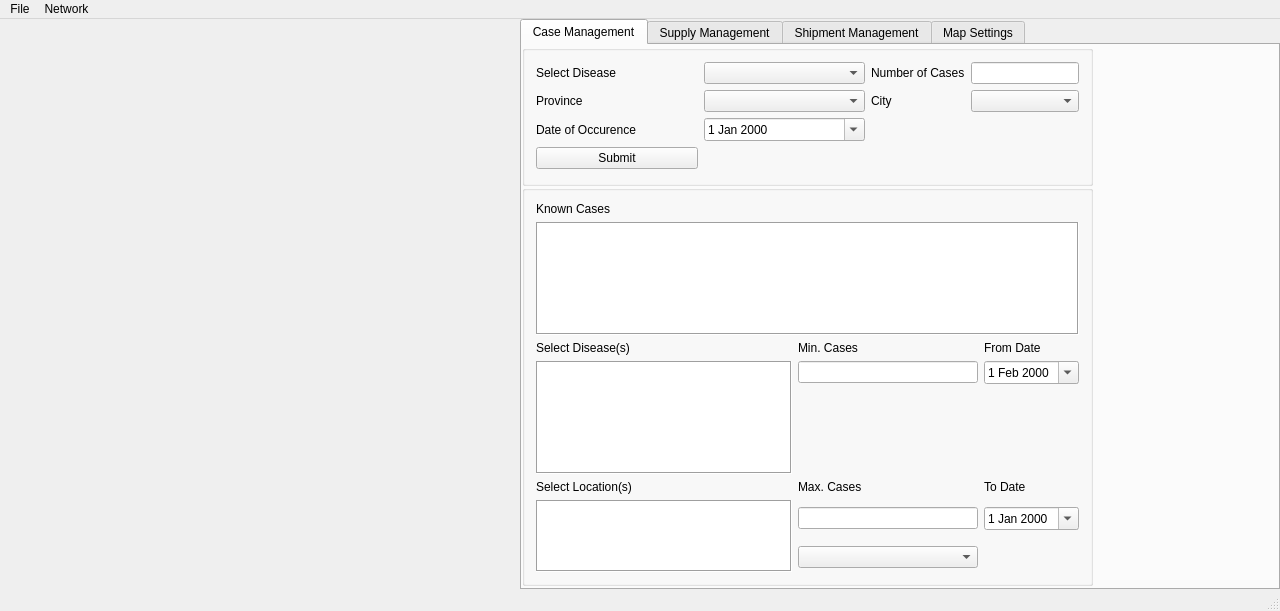
<?xml version="1.0" encoding="UTF-8"?>
<ui version="4.0">
 <class>MainWindow</class>
 <widget class="QMainWindow" name="MainWindow">
  <property name="geometry">
   <rect>
    <x>0</x>
    <y>0</y>
    <width>1280</width>
    <height>611</height>
   </rect>
  </property>
  <property name="sizePolicy">
   <sizepolicy hsizetype="Expanding" vsizetype="Expanding">
    <horstretch>0</horstretch>
    <verstretch>0</verstretch>
   </sizepolicy>
  </property>
  <property name="minimumSize">
   <size>
    <width>1280</width>
    <height>611</height>
   </size>
  </property>
  <property name="windowTitle">
   <string>MainWindow</string>
  </property>
  <widget class="QWidget" name="centralwidget">
   <widget class="Marble::MarbleWidget" name="MarbleWidget">
    <property name="geometry">
     <rect>
      <x>0</x>
      <y>0</y>
      <width>520</width>
      <height>571</height>
     </rect>
    </property>
    <property name="sizePolicy">
     <sizepolicy hsizetype="Expanding" vsizetype="Expanding">
      <horstretch>0</horstretch>
      <verstretch>0</verstretch>
     </sizepolicy>
    </property>
    <property name="toolTip">
     <string>The Earth</string>
    </property>
    <property name="whatsThis">
     <string>The Marble widget displays a virtual globe.</string>
    </property>
    <property name="mapThemeId">
     <string>earth/openstreetmap/openstreetmap.dgml</string>
    </property>
    <property name="showOverviewMap">
     <bool>true</bool>
    </property>
    <property name="showClouds">
     <bool>false</bool>
    </property>
    <property name="showAtmosphere">
     <bool>false</bool>
    </property>
    <property name="showCrosshairs">
     <bool>true</bool>
    </property>
    <property name="showPlaces">
     <bool>false</bool>
    </property>
    <property name="showCities">
     <bool>false</bool>
    </property>
    <property name="showTerrain">
     <bool>false</bool>
    </property>
    <property name="showOtherPlaces">
     <bool>false</bool>
    </property>
    <property name="showRelief">
     <bool>false</bool>
    </property>
    <property name="showElevationModel">
     <bool>false</bool>
    </property>
    <property name="showIceLayer">
     <bool>false</bool>
    </property>
    <property name="showBorders">
     <bool>false</bool>
    </property>
    <property name="showRivers">
     <bool>false</bool>
    </property>
    <property name="showLakes">
     <bool>false</bool>
    </property>
   </widget>
   <widget class="QTabWidget" name="tabWidget">
    <property name="geometry">
     <rect>
      <x>520</x>
      <y>0</y>
      <width>760</width>
      <height>571</height>
     </rect>
    </property>
    <property name="sizePolicy">
     <sizepolicy hsizetype="Expanding" vsizetype="Expanding">
      <horstretch>0</horstretch>
      <verstretch>0</verstretch>
     </sizepolicy>
    </property>
    <property name="layoutDirection">
     <enum>Qt::LeftToRight</enum>
    </property>
    <property name="tabPosition">
     <enum>QTabWidget::North</enum>
    </property>
    <property name="currentIndex">
     <number>0</number>
    </property>
    <property name="documentMode">
     <bool>false</bool>
    </property>
    <property name="tabsClosable">
     <bool>false</bool>
    </property>
    <property name="movable">
     <bool>false</bool>
    </property>
    <widget class="QWidget" name="case_tab">
     <attribute name="title">
      <string>Case Management</string>
     </attribute>
     <widget class="QGroupBox" name="formGroupBox">
      <property name="geometry">
       <rect>
        <x>0</x>
        <y>0</y>
        <width>571</width>
        <height>141</height>
       </rect>
      </property>
      <layout class="QGridLayout" name="gridLayout">
       <item row="0" column="0">
        <widget class="QLabel" name="DiseaseLabel">
         <property name="layoutDirection">
          <enum>Qt::LeftToRight</enum>
         </property>
         <property name="text">
          <string>Select Disease</string>
         </property>
        </widget>
       </item>
       <item row="0" column="1">
        <widget class="QComboBox" name="DiseaseComboBox">
         <property name="sizePolicy">
          <sizepolicy hsizetype="MinimumExpanding" vsizetype="Fixed">
           <horstretch>0</horstretch>
           <verstretch>0</verstretch>
          </sizepolicy>
         </property>
        </widget>
       </item>
       <item row="4" column="0">
        <widget class="QPushButton" name="pushButton">
         <property name="text">
          <string>Submit</string>
         </property>
        </widget>
       </item>
       <item row="0" column="2">
        <widget class="QLabel" name="QuantityLabel">
         <property name="text">
          <string>Number of Cases</string>
         </property>
        </widget>
       </item>
       <item row="0" column="3">
        <widget class="QLineEdit" name="NumberOfCasesEdit">
         <property name="sizePolicy">
          <sizepolicy hsizetype="Minimum" vsizetype="Fixed">
           <horstretch>0</horstretch>
           <verstretch>0</verstretch>
          </sizepolicy>
         </property>
        </widget>
       </item>
       <item row="1" column="1">
        <widget class="QComboBox" name="provinceBox">
         <property name="sizePolicy">
          <sizepolicy hsizetype="Preferred" vsizetype="Fixed">
           <horstretch>0</horstretch>
           <verstretch>0</verstretch>
          </sizepolicy>
         </property>
        </widget>
       </item>
       <item row="1" column="2">
        <widget class="QLabel" name="label_2">
         <property name="layoutDirection">
          <enum>Qt::LeftToRight</enum>
         </property>
         <property name="autoFillBackground">
          <bool>false</bool>
         </property>
         <property name="text">
          <string>City</string>
         </property>
        </widget>
       </item>
       <item row="2" column="0">
        <widget class="QLabel" name="DateOfOccurenceLabel">
         <property name="text">
          <string>Date of Occurence</string>
         </property>
        </widget>
       </item>
       <item row="2" column="1">
        <widget class="QDateEdit" name="dateEdit">
         <property name="calendarPopup">
          <bool>true</bool>
         </property>
        </widget>
       </item>
       <item row="1" column="3">
        <widget class="QComboBox" name="cityBox"/>
       </item>
       <item row="1" column="0">
        <widget class="QLabel" name="provinceLabel">
         <property name="sizePolicy">
          <sizepolicy hsizetype="Expanding" vsizetype="Preferred">
           <horstretch>0</horstretch>
           <verstretch>0</verstretch>
          </sizepolicy>
         </property>
         <property name="layoutDirection">
          <enum>Qt::LeftToRight</enum>
         </property>
         <property name="text">
          <string>Province</string>
         </property>
        </widget>
       </item>
      </layout>
     </widget>
     <widget class="QGroupBox" name="gridGroupBox_2">
      <property name="geometry">
       <rect>
        <x>0</x>
        <y>140</y>
        <width>571</width>
        <height>401</height>
       </rect>
      </property>
      <layout class="QGridLayout" name="gridLayout_5">
       <item row="4" column="0">
        <widget class="QLabel" name="SelectDiseaseLabel">
         <property name="text">
          <string>Select Disease(s)</string>
         </property>
        </widget>
       </item>
       <item row="5" column="2">
        <widget class="QDateEdit" name="fromDateEdit">
         <property name="calendarPopup">
          <bool>true</bool>
         </property>
         <property name="timeSpec">
          <enum>Qt::UTC</enum>
         </property>
         <property name="date">
          <date>
           <year>2000</year>
           <month>2</month>
           <day>1</day>
          </date>
         </property>
        </widget>
       </item>
       <item row="7" column="0">
        <widget class="QLabel" name="SelectLocationLabel">
         <property name="text">
          <string>Select Location(s)</string>
         </property>
        </widget>
       </item>
       <item row="4" column="2">
        <widget class="QLabel" name="fromDateLabel">
         <property name="text">
          <string>From Date</string>
         </property>
        </widget>
       </item>
       <item row="9" column="1">
        <widget class="QComboBox" name="provinceBox_2">
         <property name="sizePolicy">
          <sizepolicy hsizetype="Preferred" vsizetype="Fixed">
           <horstretch>0</horstretch>
           <verstretch>0</verstretch>
          </sizepolicy>
         </property>
        </widget>
       </item>
       <item row="5" column="1">
        <widget class="QLineEdit" name="MinCaseEdit"/>
       </item>
       <item row="0" column="0">
        <widget class="QLabel" name="KnownCasesLabel">
         <property name="text">
          <string>Known Cases</string>
         </property>
        </widget>
       </item>
       <item row="4" column="1">
        <widget class="QLabel" name="selectMinimumDiseaseLabel">
         <property name="text">
          <string>Min. Cases</string>
         </property>
        </widget>
       </item>
       <item row="8" column="1">
        <widget class="QLineEdit" name="MaxCaseEdit"/>
       </item>
       <item row="7" column="1">
        <widget class="QLabel" name="selectMinimumDiseaseLabel_2">
         <property name="text">
          <string>Max. Cases</string>
         </property>
        </widget>
       </item>
       <item row="8" column="2">
        <widget class="QDateEdit" name="ToDateEdit">
         <property name="calendarPopup">
          <bool>true</bool>
         </property>
        </widget>
       </item>
       <item row="7" column="2">
        <widget class="QLabel" name="ToDateLabel">
         <property name="text">
          <string>To Date</string>
         </property>
        </widget>
       </item>
       <item row="1" column="0" colspan="3">
        <widget class="QTableWidget" name="caseTableWidget">
         <property name="toolTip">
          <string>Double Click To Edit Selection</string>
         </property>
         <property name="frameShape">
          <enum>QFrame::Box</enum>
         </property>
        </widget>
       </item>
       <item row="8" column="0" rowspan="2">
        <widget class="QListWidget" name="locationListWidget">
         <property name="frameShape">
          <enum>QFrame::Box</enum>
         </property>
         <property name="selectionMode">
          <enum>QAbstractItemView::MultiSelection</enum>
         </property>
         <property name="resizeMode">
          <enum>QListView::Adjust</enum>
         </property>
        </widget>
       </item>
       <item row="5" column="0" rowspan="2">
        <widget class="QListWidget" name="diseaseListWidget">
         <property name="frameShape">
          <enum>QFrame::Box</enum>
         </property>
         <property name="selectionMode">
          <enum>QAbstractItemView::MultiSelection</enum>
         </property>
         <property name="resizeMode">
          <enum>QListView::Adjust</enum>
         </property>
         <property name="layoutMode">
          <enum>QListView::SinglePass</enum>
         </property>
        </widget>
       </item>
      </layout>
     </widget>
    </widget>
    <widget class="QWidget" name="Supplies_Tab">
     <attribute name="title">
      <string>Supply Management</string>
     </attribute>
     <widget class="QGroupBox" name="horizontalGroupBox">
      <property name="geometry">
       <rect>
        <x>0</x>
        <y>230</y>
        <width>571</width>
        <height>311</height>
       </rect>
      </property>
      <layout class="QHBoxLayout" name="horizontalLayout_3">
       <item>
        <layout class="QVBoxLayout" name="verticalLayout_2">
         <property name="topMargin">
          <number>0</number>
         </property>
         <property name="bottomMargin">
          <number>5</number>
         </property>
         <item>
          <widget class="QLabel" name="SelectSupplyLabel">
           <property name="text">
            <string>Select Supply</string>
           </property>
          </widget>
         </item>
         <item>
          <widget class="QListWidget" name="selectSupplyField">
           <property name="sizePolicy">
            <sizepolicy hsizetype="Preferred" vsizetype="Preferred">
             <horstretch>0</horstretch>
             <verstretch>0</verstretch>
            </sizepolicy>
           </property>
           <property name="frameShape">
            <enum>QFrame::Box</enum>
           </property>
           <property name="selectionMode">
            <enum>QAbstractItemView::MultiSelection</enum>
           </property>
          </widget>
         </item>
         <item>
          <widget class="QLabel" name="SelectLocationLabel_3">
           <property name="text">
            <string>Select Location</string>
           </property>
          </widget>
         </item>
         <item>
          <widget class="QListWidget" name="selectLocationField">
           <property name="sizePolicy">
            <sizepolicy hsizetype="Preferred" vsizetype="Preferred">
             <horstretch>0</horstretch>
             <verstretch>0</verstretch>
            </sizepolicy>
           </property>
           <property name="frameShape">
            <enum>QFrame::Box</enum>
           </property>
           <property name="selectionMode">
            <enum>QAbstractItemView::MultiSelection</enum>
           </property>
          </widget>
         </item>
         <item>
          <layout class="QVBoxLayout" name="verticalLayout_4">
           <property name="spacing">
            <number>17</number>
           </property>
           <property name="sizeConstraint">
            <enum>QLayout::SetNoConstraint</enum>
           </property>
           <item>
            <widget class="QLabel" name="DiseaseLabel_2">
             <property name="sizePolicy">
              <sizepolicy hsizetype="Expanding" vsizetype="Preferred">
               <horstretch>0</horstretch>
               <verstretch>0</verstretch>
              </sizepolicy>
             </property>
             <property name="text">
              <string>Select Supplytype</string>
             </property>
            </widget>
           </item>
           <item>
            <widget class="QLabel" name="QuantityLabel_2">
             <property name="text">
              <string>Number of Supplies</string>
             </property>
            </widget>
           </item>
           <item>
            <widget class="QLabel" name="LocationLabel_2">
             <property name="text">
              <string>Location</string>
             </property>
            </widget>
           </item>
          </layout>
         </item>
         <item>
          <widget class="QPushButton" name="SubmitSupplyButton">
           <property name="text">
            <string>Submit</string>
           </property>
           <property name="flat">
            <bool>false</bool>
           </property>
          </widget>
         </item>
        </layout>
       </item>
       <item>
        <layout class="QVBoxLayout" name="verticalLayout">
         <property name="topMargin">
          <number>0</number>
         </property>
         <property name="bottomMargin">
          <number>0</number>
         </property>
         <item>
          <widget class="QLabel" name="MinSupplyLabel">
           <property name="text">
            <string>Min. Supplies</string>
           </property>
          </widget>
         </item>
         <item>
          <widget class="QLineEdit" name="minSupplyField">
           <property name="sizePolicy">
            <sizepolicy hsizetype="Fixed" vsizetype="Fixed">
             <horstretch>0</horstretch>
             <verstretch>0</verstretch>
            </sizepolicy>
           </property>
          </widget>
         </item>
         <item>
          <widget class="QLabel" name="MaxSupplyLabel">
           <property name="text">
            <string>Max. Supplies</string>
           </property>
          </widget>
         </item>
         <item>
          <widget class="QLineEdit" name="maxSupplyField">
           <property name="sizePolicy">
            <sizepolicy hsizetype="Fixed" vsizetype="Fixed">
             <horstretch>0</horstretch>
             <verstretch>0</verstretch>
            </sizepolicy>
           </property>
          </widget>
         </item>
         <item>
          <widget class="QComboBox" name="provinceComboBox_3">
           <property name="sizePolicy">
            <sizepolicy hsizetype="Expanding" vsizetype="Fixed">
             <horstretch>0</horstretch>
             <verstretch>0</verstretch>
            </sizepolicy>
           </property>
          </widget>
         </item>
         <item>
          <layout class="QVBoxLayout" name="verticalLayout_3" stretch="0,0,0">
           <property name="topMargin">
            <number>0</number>
           </property>
           <property name="bottomMargin">
            <number>0</number>
           </property>
           <item>
            <widget class="QComboBox" name="SupplyComboBox">
             <property name="sizePolicy">
              <sizepolicy hsizetype="Expanding" vsizetype="Fixed">
               <horstretch>0</horstretch>
               <verstretch>0</verstretch>
              </sizepolicy>
             </property>
             <property name="sizeIncrement">
              <size>
               <width>0</width>
               <height>0</height>
              </size>
             </property>
             <property name="baseSize">
              <size>
               <width>80</width>
               <height>0</height>
              </size>
             </property>
            </widget>
           </item>
           <item>
            <widget class="QLineEdit" name="NumberOfCasesEdit_2">
             <property name="sizePolicy">
              <sizepolicy hsizetype="Preferred" vsizetype="Fixed">
               <horstretch>0</horstretch>
               <verstretch>0</verstretch>
              </sizepolicy>
             </property>
            </widget>
           </item>
           <item>
            <widget class="QLineEdit" name="LocationEdit_2">
             <property name="enabled">
              <bool>true</bool>
             </property>
             <property name="sizePolicy">
              <sizepolicy hsizetype="Preferred" vsizetype="Fixed">
               <horstretch>0</horstretch>
               <verstretch>0</verstretch>
              </sizepolicy>
             </property>
            </widget>
           </item>
          </layout>
         </item>
        </layout>
       </item>
      </layout>
     </widget>
     <widget class="QGroupBox" name="verticalGroupBox_5">
      <property name="geometry">
       <rect>
        <x>0</x>
        <y>0</y>
        <width>571</width>
        <height>231</height>
       </rect>
      </property>
      <layout class="QVBoxLayout" name="verticalLayout_5">
       <item>
        <widget class="QLabel" name="KnownSupplyLabel">
         <property name="text">
          <string>Known Supplies</string>
         </property>
        </widget>
       </item>
       <item>
        <widget class="QTableWidget" name="knownSuppliesTable">
         <property name="toolTip">
          <string>Double Click To Edit Selection</string>
         </property>
         <property name="frameShape">
          <enum>QFrame::Box</enum>
         </property>
         <property name="frameShadow">
          <enum>QFrame::Sunken</enum>
         </property>
         <property name="editTriggers">
          <set>QAbstractItemView::DoubleClicked</set>
         </property>
         <property name="selectionMode">
          <enum>QAbstractItemView::SingleSelection</enum>
         </property>
        </widget>
       </item>
      </layout>
     </widget>
    </widget>
    <widget class="QWidget" name="ShipmentTab">
     <property name="enabled">
      <bool>true</bool>
     </property>
     <attribute name="title">
      <string>Shipment Management</string>
     </attribute>
     <widget class="QGroupBox" name="verticalGroupBox">
      <property name="geometry">
       <rect>
        <x>0</x>
        <y>0</y>
        <width>571</width>
        <height>241</height>
       </rect>
      </property>
      <layout class="QVBoxLayout" name="verticalLayout_6">
       <item>
        <widget class="QLabel" name="shipmentSupplyLabel">
         <property name="text">
          <string>Existing Shipments</string>
         </property>
        </widget>
       </item>
       <item>
        <widget class="QListWidget" name="shipmentExistingShipments"/>
       </item>
       <item>
        <layout class="QHBoxLayout" name="horizontalLayout_4">
         <item>
          <widget class="QLabel" name="shipmentToRegionLabel">
           <property name="text">
            <string>To Region:</string>
           </property>
          </widget>
         </item>
         <item>
          <widget class="QComboBox" name="shipmentComboBoxRegion"/>
         </item>
         <item>
          <widget class="QLabel" name="label_4">
           <property name="text">
            <string>From Region:</string>
           </property>
          </widget>
         </item>
         <item>
          <widget class="QComboBox" name="shipmentComboBoxCity"/>
         </item>
         <item>
          <widget class="QLabel" name="label_5">
           <property name="text">
            <string>Status:</string>
           </property>
          </widget>
         </item>
         <item>
          <widget class="QComboBox" name="shipmentStatusComboBox"/>
         </item>
        </layout>
       </item>
      </layout>
     </widget>
     <widget class="QGroupBox" name="verticalGroupBox">
      <property name="geometry">
       <rect>
        <x>0</x>
        <y>240</y>
        <width>571</width>
        <height>301</height>
       </rect>
      </property>
      <layout class="QVBoxLayout" name="verticalLayout_7">
       <item>
        <widget class="QLabel" name="shipmentSupplyTypeLabel">
         <property name="text">
          <string>SupplyType</string>
         </property>
        </widget>
       </item>
       <item>
        <widget class="QListWidget" name="shipmentSupplyTypeWidget"/>
       </item>
       <item>
        <layout class="QHBoxLayout" name="horizontalLayout_5">
         <item>
          <widget class="QLabel" name="shipmentToRegionLabel_2">
           <property name="text">
            <string>To Region:</string>
           </property>
          </widget>
         </item>
         <item>
          <widget class="QComboBox" name="shipmentComboBoxRegion_2"/>
         </item>
         <item>
          <widget class="QLabel" name="shipmentFromRegionLabel_2">
           <property name="text">
            <string>From Region:</string>
           </property>
          </widget>
         </item>
         <item>
          <widget class="QComboBox" name="shipmentComboBoxCity_2"/>
         </item>
        </layout>
       </item>
       <item>
        <layout class="QHBoxLayout" name="horizontalLayout_6">
         <item>
          <widget class="QLabel" name="shipmentShipLabel">
           <property name="contextMenuPolicy">
            <enum>Qt::DefaultContextMenu</enum>
           </property>
           <property name="text">
            <string>Amount to ship</string>
           </property>
           <property name="alignment">
            <set>Qt::AlignLeading|Qt::AlignLeft|Qt::AlignVCenter</set>
           </property>
           <property name="openExternalLinks">
            <bool>false</bool>
           </property>
          </widget>
         </item>
         <item>
          <widget class="QLineEdit" name="lineEdit">
           <property name="sizePolicy">
            <sizepolicy hsizetype="Minimum" vsizetype="Fixed">
             <horstretch>0</horstretch>
             <verstretch>0</verstretch>
            </sizepolicy>
           </property>
          </widget>
         </item>
         <item>
          <widget class="QDateEdit" name="dateEdit_2">
           <property name="calendarPopup">
            <bool>true</bool>
           </property>
          </widget>
         </item>
         <item>
          <widget class="QPushButton" name="submitShipmentButton">
           <property name="text">
            <string>Submit</string>
           </property>
          </widget>
         </item>
        </layout>
       </item>
      </layout>
     </widget>
    </widget>
    <widget class="QWidget" name="MapSettingsTab">
     <attribute name="title">
      <string>Map Settings</string>
     </attribute>
     <widget class="QGroupBox" name="gridGroupBox">
      <property name="geometry">
       <rect>
        <x>0</x>
        <y>0</y>
        <width>760</width>
        <height>341</height>
       </rect>
      </property>
      <layout class="QGridLayout" name="gridLayout_2">
       <item row="2" column="0">
        <widget class="QLabel" name="KnownCasesLabel_2">
         <property name="text">
          <string>Known Cases</string>
         </property>
        </widget>
       </item>
       <item row="4" column="0">
        <layout class="QHBoxLayout" name="horizontalLayout_2">
         <item>
          <widget class="QLabel" name="label_3">
           <property name="text">
            <string>Select Province</string>
           </property>
          </widget>
         </item>
         <item>
          <widget class="QComboBox" name="provinceComboBox_2"/>
         </item>
        </layout>
       </item>
       <item row="0" column="0">
        <widget class="QLabel" name="KnownSupplyLabel_2">
         <property name="text">
          <string>Known Supplies</string>
         </property>
        </widget>
       </item>
       <item row="4" column="1">
        <layout class="QHBoxLayout" name="horizontalLayout">
         <item>
          <widget class="QLabel" name="label">
           <property name="text">
            <string>Select Region</string>
           </property>
          </widget>
         </item>
         <item>
          <widget class="QComboBox" name="regionComboBox"/>
         </item>
        </layout>
       </item>
       <item row="1" column="0" colspan="2">
        <widget class="QListWidget" name="supplyListWidget">
         <property name="frameShape">
          <enum>QFrame::Box</enum>
         </property>
         <property name="selectionMode">
          <enum>QAbstractItemView::MultiSelection</enum>
         </property>
        </widget>
       </item>
       <item row="3" column="0" colspan="2">
        <widget class="QListWidget" name="caseListWidget_2">
         <property name="toolTip">
          <string>Double Click To Edit Selection</string>
         </property>
         <property name="frameShape">
          <enum>QFrame::Box</enum>
         </property>
         <property name="selectionMode">
          <enum>QAbstractItemView::MultiSelection</enum>
         </property>
        </widget>
       </item>
      </layout>
     </widget>
    </widget>
   </widget>
   <widget class="Marble::MarbleNavigator" name="MarbleNavigator">
    <property name="geometry">
     <rect>
      <x>-40</x>
      <y>0</y>
      <width>181</width>
      <height>231</height>
     </rect>
    </property>
    <property name="toolTip">
     <string>Navigation Control</string>
    </property>
    <property name="whatsThis">
     <string>Use this control to navigate.</string>
    </property>
   </widget>
  </widget>
  <widget class="QMenuBar" name="menubar">
   <property name="geometry">
    <rect>
     <x>0</x>
     <y>0</y>
     <width>1280</width>
     <height>21</height>
    </rect>
   </property>
   <widget class="QMenu" name="menuFile">
    <property name="title">
     <string>File</string>
    </property>
    <addaction name="actionFile"/>
    <addaction name="separator"/>
    <addaction name="actionExit"/>
   </widget>
   <widget class="QMenu" name="menuNetwork">
    <property name="title">
     <string>Network</string>
    </property>
    <addaction name="actionConnect"/>
    <addaction name="actionDisconnect"/>
   </widget>
   <addaction name="menuFile"/>
   <addaction name="menuNetwork"/>
  </widget>
  <widget class="QStatusBar" name="statusbar"/>
  <action name="actionFile">
   <property name="text">
    <string>File</string>
   </property>
  </action>
  <action name="actionExit">
   <property name="text">
    <string>Exit</string>
   </property>
  </action>
  <action name="actionConnect">
   <property name="text">
    <string>Login</string>
   </property>
  </action>
  <action name="actionDisconnect">
   <property name="enabled">
    <bool>true</bool>
   </property>
   <property name="text">
    <string>Logout</string>
   </property>
   <property name="toolTip">
    <string>Disconnect from the server</string>
   </property>
  </action>
 </widget>
 <layoutdefault spacing="6" margin="11"/>
 <customwidgets>
  <customwidget>
   <class>Marble::MarbleNavigator</class>
   <extends>QWidget</extends>
   <header>MarbleNavigator.h</header>
  </customwidget>
  <customwidget>
   <class>Marble::MarbleWidget</class>
   <extends>QWidget</extends>
   <header>MarbleWidget.h</header>
  </customwidget>
 </customwidgets>
 <resources/>
 <connections>
  <connection>
   <sender>actionExit</sender>
   <signal>activated()</signal>
   <receiver>MainWindow</receiver>
   <slot>close()</slot>
   <hints>
    <hint type="sourcelabel">
     <x>-1</x>
     <y>-1</y>
    </hint>
    <hint type="destinationlabel">
     <x>499</x>
     <y>307</y>
    </hint>
   </hints>
  </connection>
  <connection>
   <sender>MarbleNavigator</sender>
   <signal>zoomIn()</signal>
   <receiver>MarbleWidget</receiver>
   <slot>zoomIn()</slot>
   <hints>
    <hint type="sourcelabel">
     <x>49</x>
     <y>153</y>
    </hint>
    <hint type="destinationlabel">
     <x>259</x>
     <y>306</y>
    </hint>
   </hints>
  </connection>
  <connection>
   <sender>MarbleNavigator</sender>
   <signal>zoomOut()</signal>
   <receiver>MarbleWidget</receiver>
   <slot>zoomOut()</slot>
   <hints>
    <hint type="sourcelabel">
     <x>49</x>
     <y>153</y>
    </hint>
    <hint type="destinationlabel">
     <x>259</x>
     <y>306</y>
    </hint>
   </hints>
  </connection>
  <connection>
   <sender>MarbleNavigator</sender>
   <signal>zoomIn()</signal>
   <receiver>MarbleWidget</receiver>
   <slot>update()</slot>
   <hints>
    <hint type="sourcelabel">
     <x>140</x>
     <y>251</y>
    </hint>
    <hint type="destinationlabel">
     <x>259</x>
     <y>306</y>
    </hint>
   </hints>
  </connection>
  <connection>
   <sender>MarbleNavigator</sender>
   <signal>zoomOut()</signal>
   <receiver>MarbleWidget</receiver>
   <slot>update()</slot>
   <hints>
    <hint type="sourcelabel">
     <x>140</x>
     <y>251</y>
    </hint>
    <hint type="destinationlabel">
     <x>259</x>
     <y>306</y>
    </hint>
   </hints>
  </connection>
  <connection>
   <sender>MarbleNavigator</sender>
   <signal>moveLeft()</signal>
   <receiver>MarbleWidget</receiver>
   <slot>moveLeft()</slot>
   <hints>
    <hint type="sourcelabel">
     <x>50</x>
     <y>136</y>
    </hint>
    <hint type="destinationlabel">
     <x>259</x>
     <y>306</y>
    </hint>
   </hints>
  </connection>
  <connection>
   <sender>MarbleNavigator</sender>
   <signal>moveRight()</signal>
   <receiver>MarbleWidget</receiver>
   <slot>moveRight()</slot>
   <hints>
    <hint type="sourcelabel">
     <x>50</x>
     <y>136</y>
    </hint>
    <hint type="destinationlabel">
     <x>259</x>
     <y>306</y>
    </hint>
   </hints>
  </connection>
  <connection>
   <sender>MarbleNavigator</sender>
   <signal>moveDown()</signal>
   <receiver>MarbleWidget</receiver>
   <slot>moveDown()</slot>
   <hints>
    <hint type="sourcelabel">
     <x>50</x>
     <y>136</y>
    </hint>
    <hint type="destinationlabel">
     <x>259</x>
     <y>306</y>
    </hint>
   </hints>
  </connection>
  <connection>
   <sender>MarbleNavigator</sender>
   <signal>moveUp()</signal>
   <receiver>MarbleWidget</receiver>
   <slot>moveUp()</slot>
   <hints>
    <hint type="sourcelabel">
     <x>50</x>
     <y>136</y>
    </hint>
    <hint type="destinationlabel">
     <x>259</x>
     <y>306</y>
    </hint>
   </hints>
  </connection>
  <connection>
   <sender>MarbleNavigator</sender>
   <signal>moveDown()</signal>
   <receiver>MarbleWidget</receiver>
   <slot>update()</slot>
   <hints>
    <hint type="sourcelabel">
     <x>50</x>
     <y>136</y>
    </hint>
    <hint type="destinationlabel">
     <x>259</x>
     <y>306</y>
    </hint>
   </hints>
  </connection>
  <connection>
   <sender>MarbleNavigator</sender>
   <signal>moveLeft()</signal>
   <receiver>MarbleWidget</receiver>
   <slot>update()</slot>
   <hints>
    <hint type="sourcelabel">
     <x>50</x>
     <y>136</y>
    </hint>
    <hint type="destinationlabel">
     <x>259</x>
     <y>306</y>
    </hint>
   </hints>
  </connection>
  <connection>
   <sender>MarbleNavigator</sender>
   <signal>moveRight()</signal>
   <receiver>MarbleWidget</receiver>
   <slot>update()</slot>
   <hints>
    <hint type="sourcelabel">
     <x>50</x>
     <y>136</y>
    </hint>
    <hint type="destinationlabel">
     <x>259</x>
     <y>306</y>
    </hint>
   </hints>
  </connection>
  <connection>
   <sender>MarbleNavigator</sender>
   <signal>moveUp()</signal>
   <receiver>MarbleWidget</receiver>
   <slot>update()</slot>
   <hints>
    <hint type="sourcelabel">
     <x>50</x>
     <y>136</y>
    </hint>
    <hint type="destinationlabel">
     <x>259</x>
     <y>306</y>
    </hint>
   </hints>
  </connection>
  <connection>
   <sender>MarbleNavigator</sender>
   <signal>goHome()</signal>
   <receiver>MarbleWidget</receiver>
   <slot>goHome()</slot>
   <hints>
    <hint type="sourcelabel">
     <x>50</x>
     <y>136</y>
    </hint>
    <hint type="destinationlabel">
     <x>259</x>
     <y>306</y>
    </hint>
   </hints>
  </connection>
  <connection>
   <sender>MarbleNavigator</sender>
   <signal>goHome()</signal>
   <receiver>MarbleWidget</receiver>
   <slot>update()</slot>
   <hints>
    <hint type="sourcelabel">
     <x>50</x>
     <y>136</y>
    </hint>
    <hint type="destinationlabel">
     <x>259</x>
     <y>306</y>
    </hint>
   </hints>
  </connection>
  <connection>
   <sender>MarbleNavigator</sender>
   <signal>zoomChanged(int)</signal>
   <receiver>MarbleWidget</receiver>
   <slot>zoomView(int)</slot>
   <hints>
    <hint type="sourcelabel">
     <x>50</x>
     <y>136</y>
    </hint>
    <hint type="destinationlabel">
     <x>259</x>
     <y>306</y>
    </hint>
   </hints>
  </connection>
  <connection>
   <sender>MarbleNavigator</sender>
   <signal>zoomChanged(int)</signal>
   <receiver>MarbleWidget</receiver>
   <slot>update()</slot>
   <hints>
    <hint type="sourcelabel">
     <x>50</x>
     <y>136</y>
    </hint>
    <hint type="destinationlabel">
     <x>259</x>
     <y>306</y>
    </hint>
   </hints>
  </connection>
  <connection>
   <sender>MarbleWidget</sender>
   <signal>zoomChanged(int)</signal>
   <receiver>MarbleNavigator</receiver>
   <slot>changeZoom(int)</slot>
   <hints>
    <hint type="sourcelabel">
     <x>259</x>
     <y>306</y>
    </hint>
    <hint type="destinationlabel">
     <x>50</x>
     <y>136</y>
    </hint>
   </hints>
  </connection>
  <connection>
   <sender>provinceBox_2</sender>
   <signal>currentIndexChanged(QString)</signal>
   <receiver>MainWindow</receiver>
   <slot>getCitiesFromProvinceListView(QString)</slot>
   <hints>
    <hint type="sourcelabel">
     <x>853</x>
     <y>561</y>
    </hint>
    <hint type="destinationlabel">
     <x>514</x>
     <y>305</y>
    </hint>
   </hints>
  </connection>
  <connection>
   <sender>provinceBox</sender>
   <signal>currentIndexChanged(QString)</signal>
   <receiver>MainWindow</receiver>
   <slot>getCitiesFromProvince(QString)</slot>
   <hints>
    <hint type="sourcelabel">
     <x>722</x>
     <y>121</y>
    </hint>
    <hint type="destinationlabel">
     <x>514</x>
     <y>305</y>
    </hint>
   </hints>
  </connection>
  <connection>
   <sender>provinceComboBox_3</sender>
   <signal>currentIndexChanged(QString)</signal>
   <receiver>MainWindow</receiver>
   <slot>getCitiesFromSupplyTab(QString)</slot>
   <hints>
    <hint type="sourcelabel">
     <x>940</x>
     <y>374</y>
    </hint>
    <hint type="destinationlabel">
     <x>514</x>
     <y>305</y>
    </hint>
   </hints>
  </connection>
  <connection>
   <sender>MainWindow</sender>
   <signal>iconSizeChanged(QSize)</signal>
   <receiver>tabWidget</receiver>
   <slot>update()</slot>
   <hints>
    <hint type="sourcelabel">
     <x>499</x>
     <y>307</y>
    </hint>
    <hint type="destinationlabel">
     <x>760</x>
     <y>306</y>
    </hint>
   </hints>
  </connection>
  <connection>
   <sender>diseaseListWidget</sender>
   <signal>itemSelectionChanged()</signal>
   <receiver>MainWindow</receiver>
   <slot>CreateAndUpdateTable()</slot>
   <hints>
    <hint type="sourcelabel">
     <x>660</x>
     <y>461</y>
    </hint>
    <hint type="destinationlabel">
     <x>554</x>
     <y>305</y>
    </hint>
   </hints>
  </connection>
  <connection>
   <sender>locationListWidget</sender>
   <signal>itemSelectionChanged()</signal>
   <receiver>MainWindow</receiver>
   <slot>CreateAndUpdateTable()</slot>
   <hints>
    <hint type="sourcelabel">
     <x>660</x>
     <y>547</y>
    </hint>
    <hint type="destinationlabel">
     <x>554</x>
     <y>305</y>
    </hint>
   </hints>
  </connection>
  <connection>
   <sender>pushButton</sender>
   <signal>pressed()</signal>
   <receiver>MainWindow</receiver>
   <slot>sendNewDisease()</slot>
   <hints>
    <hint type="sourcelabel">
     <x>612</x>
     <y>186</y>
    </hint>
    <hint type="destinationlabel">
     <x>554</x>
     <y>305</y>
    </hint>
   </hints>
  </connection>
  <connection>
   <sender>submitShipmentButton</sender>
   <signal>pressed()</signal>
   <receiver>MainWindow</receiver>
   <slot>sendNewShipment()</slot>
   <hints>
    <hint type="sourcelabel">
     <x>1017</x>
     <y>564</y>
    </hint>
    <hint type="destinationlabel">
     <x>554</x>
     <y>305</y>
    </hint>
   </hints>
  </connection>
  <connection>
   <sender>selectSupplyField</sender>
   <signal>itemSelectionChanged()</signal>
   <receiver>MainWindow</receiver>
   <slot>CreateAndUpdateSupplyTable()</slot>
   <hints>
    <hint type="sourcelabel">
     <x>670</x>
     <y>338</y>
    </hint>
    <hint type="destinationlabel">
     <x>554</x>
     <y>305</y>
    </hint>
   </hints>
  </connection>
  <connection>
   <sender>selectLocationField</sender>
   <signal>itemSelectionChanged()</signal>
   <receiver>MainWindow</receiver>
   <slot>CreateAndUpdateSupplyTable()</slot>
   <hints>
    <hint type="sourcelabel">
     <x>670</x>
     <y>427</y>
    </hint>
    <hint type="destinationlabel">
     <x>554</x>
     <y>305</y>
    </hint>
   </hints>
  </connection>
  <connection>
   <sender>regionComboBox</sender>
   <signal>currentIndexChanged(QString)</signal>
   <receiver>MainWindow</receiver>
   <slot>goToPosition(QString)</slot>
   <hints>
    <hint type="sourcelabel">
     <x>947</x>
     <y>363</y>
    </hint>
    <hint type="destinationlabel">
     <x>514</x>
     <y>305</y>
    </hint>
   </hints>
  </connection>
  <connection>
   <sender>provinceComboBox_2</sender>
   <signal>currentIndexChanged(QString)</signal>
   <receiver>MainWindow</receiver>
   <slot>getCitiesFromProvinceMapView(QString)</slot>
   <hints>
    <hint type="sourcelabel">
     <x>739</x>
     <y>365</y>
    </hint>
    <hint type="destinationlabel">
     <x>514</x>
     <y>305</y>
    </hint>
   </hints>
  </connection>
  <connection>
   <sender>actionFile</sender>
   <signal>triggered()</signal>
   <receiver>MarbleWidget</receiver>
   <slot>updateChangedMap()</slot>
   <hints>
    <hint type="sourcelabel">
     <x>-1</x>
     <y>-1</y>
    </hint>
    <hint type="destinationlabel">
     <x>259</x>
     <y>306</y>
    </hint>
   </hints>
  </connection>
  <connection>
   <sender>actionFile</sender>
   <signal>triggered()</signal>
   <receiver>MainWindow</receiver>
   <slot>setMoon()</slot>
   <hints>
    <hint type="sourcelabel">
     <x>-1</x>
     <y>-1</y>
    </hint>
    <hint type="destinationlabel">
     <x>639</x>
     <y>305</y>
    </hint>
   </hints>
  </connection>
  <connection>
   <sender>caseListWidget_2</sender>
   <signal>itemSelectionChanged()</signal>
   <receiver>MainWindow</receiver>
   <slot>updateLayerInterfaceCases()</slot>
   <hints>
    <hint type="sourcelabel">
     <x>903</x>
     <y>285</y>
    </hint>
    <hint type="destinationlabel">
     <x>639</x>
     <y>305</y>
    </hint>
   </hints>
  </connection>
 </connections>
 <slots>
  <slot>goToPosition(QString)</slot>
  <slot>getCitiesFromProvince(QString)</slot>
  <slot>updateLayerInterfaceCases()</slot>
  <slot>getCitiesFromProvinceListView(QString)</slot>
  <slot>getCitiesFromProvinceMapView(QString)</slot>
  <slot>getCitiesFromSupplyTab(QString)</slot>
  <slot>getCitiesForShipment(QString)</slot>
  <slot>getCitiesFromProvinceListView_2(QString)</slot>
  <slot>CreateAndUpdateTable()</slot>
  <slot>sendNewDisease()</slot>
  <slot>sendNewShipment()</slot>
  <slot>CreateAndUpdateSupplyTable()</slot>
  <slot>setMoon()</slot>
  <slot>UpdateUiOnSelect()</slot>
 </slots>
</ui>
